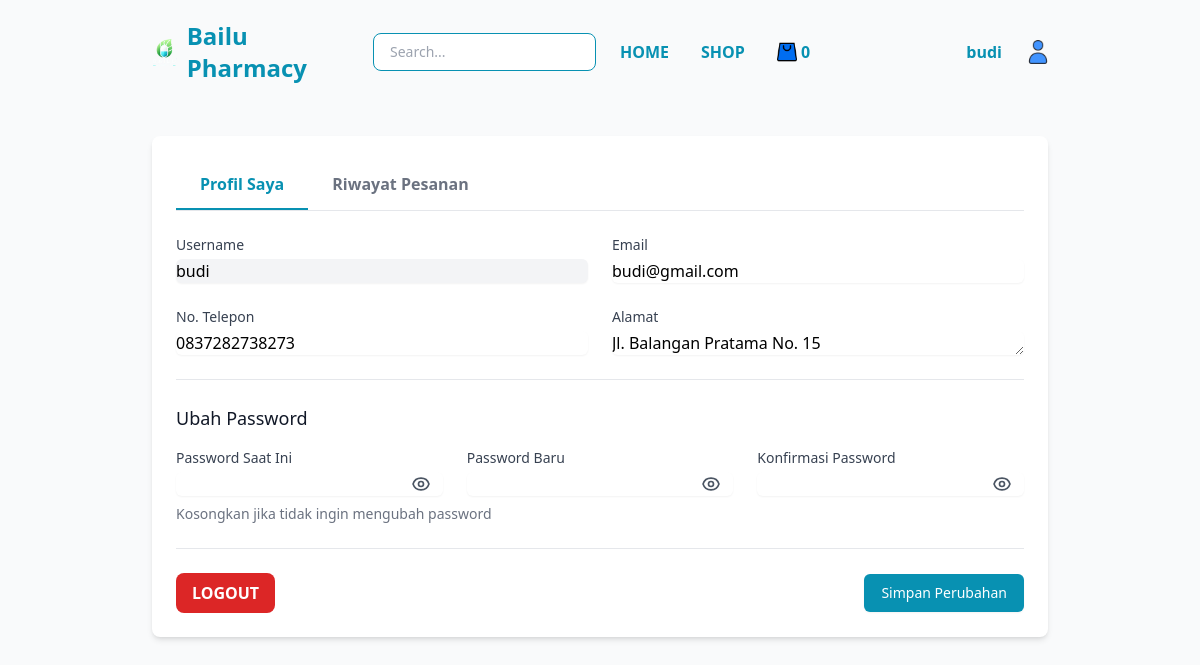
The page /profile.php (signed in) on the database its author committed.
### tables this page shows
CREATE TABLE `tb_pelanggan` (
  `Id_pelanggan` int(4) NOT NULL AUTO_INCREMENT,
  `username` varchar(15) NOT NULL,
  `email` varchar(30) NOT NULL,
  `no_tlp` varchar(15) NOT NULL,
  `alamat` varchar(255) NOT NULL,
  `password` varchar(255) NOT NULL,
  PRIMARY KEY (`Id_pelanggan`)
);

### profile.php (the view, shortened to what this page needs)
<?php
$host   = 'localhost';
$user   = 'root';
$pass   = '';
$dbname = 'apotek';
$koneksi = new mysqli($host, $user, $pass, $dbname);
$id_pelanggan = $_SESSION['id_pelanggan'];
$query = "SELECT * FROM tb_pelanggan WHERE id_pelanggan = ?";
$stmt = $koneksi->prepare($query);
$stmt->bind_param("s", $id_pelanggan);
$stmt->execute();
$result = $stmt->get_result();
$user_data = $result->fetch_assoc();
?>
<!DOCTYPE html>
<html lang="id">
<head>
    <link href="src/output.css" rel="stylesheet">
</head>
<body class="bg-gray-50">
    <header class="sticky py-5">
        <nav class="w-9/12 flex flex-row mx-auto items-center">
            <div class="flex items-center basis-1/4">
                <a href="home.php" class="flex items-center">
                    <img src="image/logo.png" class="h-8 mr-2" alt="logo" />
                    <span class="text-2xl font-semibold text-cyan-600">Bailu Pharmacy</span>
                </a>
            </div>
            <div class="basis-1/4 flex items-center justify-start mr-2">
                <form action="shop.php" method="GET" class="w-full">
                    <input
                        type="text"
                        name="search"
                        placeholder="Search..."
                        class="px-4 py-2 border rounded-lg text-sm border-cyan-600 w-full focus:outline-none focus:ring focus:ring-cyan-300"
                        required />
                </form>
            </div>
            <div class="basis-1/4 flex items-center justify-start">
                <a href="home.php" class="mx-4 font-semibold text-cyan-600 hover:text-cyan-700">
                    <span>HOME</span>
                </a>
                <a href="shop.php" class="mx-4 font-semibold text-cyan-600 hover:text-cyan-700">
                    <span>SHOP</span>
                </a>
                <button onclick="showPopup()" class="mx-4 font-semibold text-cyan-600 hover:text-cyan-700 flex items-center">
                    <img src="image/icon-shop.png" alt="cart" class="h-5 w-5 mr-1" />
                    <span id="cart-count">0</span>
                </button>
            </div>
            <div class="basis-1/4 flex justify-end items-center">
                <?php
                if (isset($_SESSION['login']) && $_SESSION['login'] === true && !empty($_SESSION['username'])) {
                    echo '<span class="px-4 py-2 text-cyan-600 font-semibold rounded-lg mr-2">'
                        . htmlspecialchars($_SESSION['username']) . '</span>';
                    echo '<a href="profile.php" class="flex items-center">';
                    echo '  <img src="image/icon-user.png" alt="User" class="h-6 w-6" />';
                    echo '</a>';
                } else {
                    echo '<a href="login.php" class="px-4 py-2 bg-cyan-600 text-white rounded-lg font-semibold hover:bg-cyan-700">LOGIN</a>';
                }
                ?>
            </div>
        </nav>
    </header>
    <main class="w-9/12 mx-auto py-8">
        <div class="bg-white rounded-lg shadow-md p-6 max-w-4xl mx-auto">
            <div class="flex border-b border-gray-200 mb-6">
                <button class="px-6 py-3 border-b-2 border-cyan-600 text-cyan-600 font-semibold">
                    Profil Saya
                </button>
                <a href="history_belanja.php" class="px-6 py-3 text-gray-500 hover:text-gray-700 font-semibold">
                    Riwayat Pesanan
                </a>
            </div>
            <form method="POST" class="space-y-6">
                <div class="grid grid-cols-1 md:grid-cols-2 gap-6">
                    <div>
                        <label class="block text-sm font-medium text-gray-700">Username</label>
                        <input type="text" value="<?php echo htmlspecialchars($user_data['username']); ?>"
                            class="mt-1 block w-full rounded-md border-gray-300 bg-gray-100 shadow-sm cursor-not-allowed focus:border-cyan-500 focus:ring-cyan-500"
                            readonly>
                    </div>
                    <div>
                        <label for="email" class="block text-sm font-medium text-gray-700">Email</label>
                        <input type="email" name="email" id="email"
                            value="<?php echo htmlspecialchars($user_data['email']); ?>"
                            class="mt-1 block w-full rounded-md border-gray-300 shadow-sm focus:border-cyan-500 focus:ring-cyan-500" required>
                    </div>
                    <div>
                        <label for="no_tlp" class="block text-sm font-medium text-gray-700">No. Telepon</label>
                        <input type="text" name="no_tlp" id="no_tlp"
                            value="<?php echo htmlspecialchars($user_data['no_tlp']); ?>"
                            class="mt-1 block w-full rounded-md border-gray-300 shadow-sm focus:border-cyan-500 focus:ring-cyan-500" required>
                    </div>
                    <div>
                        <label for="alamat" class="block text-sm font-medium text-gray-700">Alamat</label>
                        <textarea name="alamat" id="alamat" rows="1"
                            class="mt-1 block w-full rounded-md border-gray-300 shadow-sm focus:border-cyan-500 focus:ring-cyan-500" required><?php echo htmlspecialchars($user_data['alamat']); ?></textarea>
                    </div>
                </div>
                <div class="border-t pt-6 mt-6">
                    <h2 class="text-lg font-medium text-gray-900 mb-4">Ubah Password</h2>
                    <div class="grid grid-cols-1 md:grid-cols-3 gap-6">
                        <div>
                            <label for="current_password" class="block text-sm font-medium text-gray-700">Password Saat Ini</label>
                            <div class="relative">
                                <input type="password" name="current_password" id="current_password"
                                    class="mt-1 block w-full rounded-md border-gray-300 shadow-sm focus:border-cyan-500 focus:ring-cyan-500">
                                <button type="button"
                                    onclick="togglePassword('current_password')"
                                    class="absolute inset-y-0 right-0 px-3 flex items-center text-sm text-gray-600 hover:text-gray-800">
                                </button>
                            </div>
                        </div>
                        <div>
                            <label for="new_password" class="block text-sm font-medium text-gray-700">Password Baru</label>
                            <div class="relative">
                                <input type="password" name="new_password" id="new_password"
                                    class="mt-1 block w-full rounded-md border-gray-300 shadow-sm focus:border-cyan-500 focus:ring-cyan-500">
                                <button type="button"
                                    onclick="togglePassword('new_password')"
                                    class="absolute inset-y-0 right-0 px-3 flex items-center text-sm text-gray-600 hover:text-gray-800">
                                </button>
                            </div>
                        </div>
                        <div>
                            <label for="confirm_password" class="block text-sm font-medium text-gray-700">Konfirmasi Password</label>
                            <div class="relative">
                                <input type="password" name="confirm_password" id="confirm_password"
                                    class="mt-1 block w-full rounded-md border-gray-300 shadow-sm focus:border-cyan-500 focus:ring-cyan-500">
                                <button type="button"
                                    onclick="togglePassword('confirm_password')"
                                    class="absolute inset-y-0 right-0 px-3 flex items-center text-sm text-gray-600 hover:text-gray-800">
                                </button>
                            </div>
                        </div>
                    </div>
                    <p class="mt-2 text-sm text-gray-500">Kosongkan jika tidak ingin mengubah password</p>
                </div>
                <div class="flex justify-between items-center pt-6 border-t">
                    <a href="logout.php" class="px-4 py-2 bg-red-600 text-white rounded-lg font-semibold hover:bg-red-700">
                        LOGOUT
                    </a>
                    <button type="submit"
                        class="inline-flex justify-center rounded-md border border-transparent bg-cyan-600 py-2 px-4 text-sm font-medium text-white shadow-sm hover:bg-cyan-700 focus:outline-none focus:ring-2 focus:ring-cyan-500 focus:ring-offset-2">
                        Simpan Perubahan
                    </button>
                </div>
            </form>
        </div>
    </main>
</body>
</html>

### rows shown on the page
tb_pelanggan: username "budi", email "budi@gmail.com", no_tlp "0837282738273", alamat "Jl. Balangan Pratama No. 15"

### other values the page prints
$_SESSION['username'] "budi"
